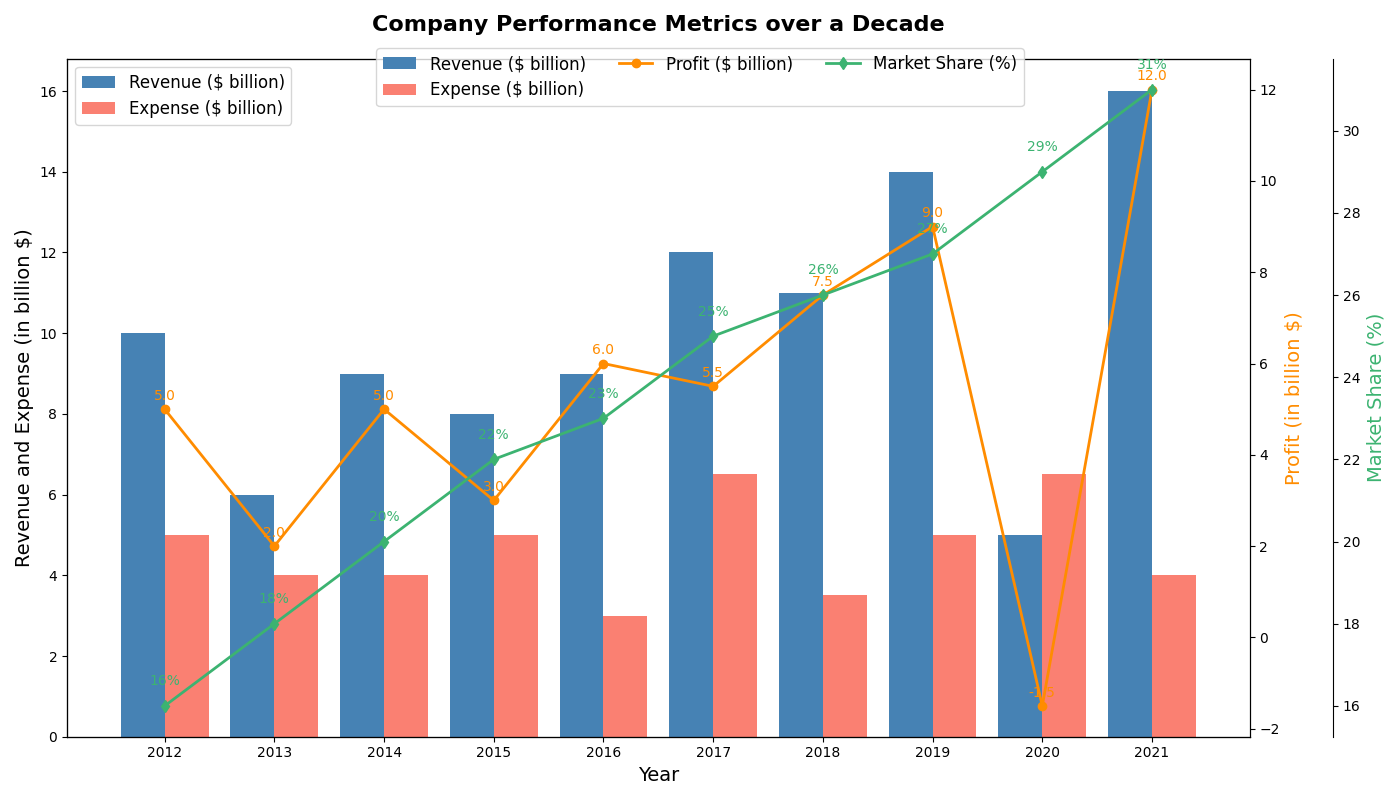

Source code (Python):
import matplotlib.pyplot as plt
import numpy as np

years = np.arange(2012, 2022)
# Randomly altered revenues and expenses while maintaining their dimensions
revenues = [10, 6, 9, 8, 9, 12, 11, 14, 5, 16] 
expenses = [5, 4, 4, 5, 3, 6.5, 3.5, 5, 6.5, 4]

profits = np.array(revenues) - np.array(expenses)
market_shares = [16, 18, 20, 22, 23, 25, 26, 27, 29, 31]

fig, ax1 = plt.subplots(figsize=(14, 8))

bar_width = 0.4
ax1.bar(years - bar_width/2, revenues, width=bar_width, color='steelblue', label='Revenue ($ billion)')
ax1.bar(years + bar_width/2, expenses, width=bar_width, color='salmon', label='Expense ($ billion)')
ax1.set_xlabel('Year', fontsize=14)
ax1.set_ylabel('Revenue and Expense (in billion $)', fontsize=14, color='black')
ax1.set_title('Company Performance Metrics over a Decade', fontsize=16, fontweight='bold', pad=20)
ax1.set_xticks(years)
ax1.set_xticklabels(years)
ax1.legend(loc='upper left', fontsize=12)

ax2 = ax1.twinx()
ax2.plot(years, profits, color='darkorange', marker='o', linestyle='-', linewidth=2, label='Profit ($ billion)')
ax2.set_ylabel('Profit (in billion $)', fontsize=14, color='darkorange')
for i, profit in enumerate(profits):
    ax2.text(years[i], profit + 0.2, f'{profit:.1f}', color='darkorange', ha='center')

ax3 = ax1.twinx()
ax3.spines['right'].set_position(('outward', 60))
ax3.plot(years, market_shares, color='mediumseagreen', marker='d', linestyle='-', linewidth=2, label='Market Share (%)')
ax3.set_ylabel('Market Share (%)', fontsize=14, color='mediumseagreen')
for i, share in enumerate(market_shares):
    ax3.text(years[i], share + 0.5, f'{share}%', color='mediumseagreen', ha='center')

ax3.spines['right'].set_visible(True)

fig.legend(loc='upper center', bbox_to_anchor=(0.5, 0.95), ncol=3, fontsize=12)

plt.tight_layout()

plt.show()
